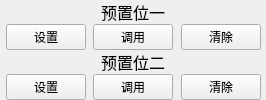
                                <widget class="QWidget" name="widget_56" native="true">
                                 <layout class="QVBoxLayout" name="verticalLayout_21">
                                  <property name="spacing">
                                   <number>0</number>
                                  </property>
                                  <property name="leftMargin">
                                   <number>0</number>
                                  </property>
                                  <property name="topMargin">
                                   <number>0</number>
                                  </property>
                                  <property name="rightMargin">
                                   <number>0</number>
                                  </property>
                                  <property name="bottomMargin">
                                   <number>0</number>
                                  </property>
                                  <item>
                                   <widget class="QWidget" name="widget_57" native="true">
                                    <layout class="QVBoxLayout" name="verticalLayout_22">
                                     <property name="spacing">
                                      <number>0</number>
                                     </property>
                                     <property name="leftMargin">
                                      <number>0</number>
                                     </property>
                                     <property name="topMargin">
                                      <number>0</number>
                                     </property>
                                     <property name="rightMargin">
                                      <number>0</number>
                                     </property>
                                     <property name="bottomMargin">
                                      <number>0</number>
                                     </property>
                                     <item>
                                      <widget class="QWidget" name="widget_58" native="true">
                                       <property name="minimumSize">
                                        <size>
                                         <width>30</width>
                                         <height>0</height>
                                        </size>
                                       </property>
                                       <property name="maximumSize">
                                        <size>
                                         <width>16777215</width>
                                         <height>30</height>
                                        </size>
                                       </property>
                                       <layout class="QHBoxLayout" name="horizontalLayout_36">
                                        <property name="spacing">
                                         <number>0</number>
                                        </property>
                                        <property name="leftMargin">
                                         <number>0</number>
                                        </property>
                                        <property name="topMargin">
                                         <number>0</number>
                                        </property>
                                        <property name="rightMargin">
                                         <number>0</number>
                                        </property>
                                        <property name="bottomMargin">
                                         <number>0</number>
                                        </property>
                                        <item>
                                         <spacer name="horizontalSpacer_58">
                                          <property name="orientation">
                                           <enum>Qt::Horizontal</enum>
                                          </property>
                                          <property name="sizeHint" stdset="0">
                                           <size>
                                            <width>57</width>
                                            <height>20</height>
                                           </size>
                                          </property>
                                         </spacer>
                                        </item>
                                        <item>
                                         <widget class="QLabel" name="label_facal_2">
                                          <property name="minimumSize">
                                           <size>
                                            <width>0</width>
                                            <height>0</height>
                                           </size>
                                          </property>
                                          <property name="font">
                                           <font>
                                            <family>微软雅黑</family>
                                            <pointsize>12</pointsize>
                                           </font>
                                          </property>
                                          <property name="text">
                                           <string>预置位一</string>
                                          </property>
                                          <property name="alignment">
                                           <set>Qt::AlignCenter</set>
                                          </property>
                                         </widget>
                                        </item>
                                        <item>
                                         <spacer name="horizontalSpacer_59">
                                          <property name="orientation">
                                           <enum>Qt::Horizontal</enum>
                                          </property>
                                          <property name="sizeHint" stdset="0">
                                           <size>
                                            <width>57</width>
                                            <height>20</height>
                                           </size>
                                          </property>
                                         </spacer>
                                        </item>
                                       </layout>
                                      </widget>
                                     </item>
                                     <item>
                                      <widget class="QWidget" name="widget_59" native="true">
                                       <layout class="QHBoxLayout" name="horizontalLayout_37">
                                        <property name="spacing">
                                         <number>2</number>
                                        </property>
                                        <property name="leftMargin">
                                         <number>0</number>
                                        </property>
                                        <property name="topMargin">
                                         <number>0</number>
                                        </property>
                                        <property name="rightMargin">
                                         <number>0</number>
                                        </property>
                                        <property name="bottomMargin">
                                         <number>0</number>
                                        </property>
                                        <item>
                                         <spacer name="horizontalSpacer_60">
                                          <property name="orientation">
                                           <enum>Qt::Horizontal</enum>
                                          </property>
                                          <property name="sizeHint" stdset="0">
                                           <size>
                                            <width>0</width>
                                            <height>20</height>
                                           </size>
                                          </property>
                                         </spacer>
                                        </item>
                                        <item>
                                         <widget class="QPushButton" name="btn_camera_set1">
                                          <property name="minimumSize">
                                           <size>
                                            <width>0</width>
                                            <height>0</height>
                                           </size>
                                          </property>
                                          <property name="focusPolicy">
                                           <enum>Qt::TabFocus</enum>
                                          </property>
                                          <property name="text">
                                           <string>设置</string>
                                          </property>
                                         </widget>
                                        </item>
                                        <item>
                                         <spacer name="horizontalSpacer_61">
                                          <property name="orientation">
                                           <enum>Qt::Horizontal</enum>
                                          </property>
                                          <property name="sizeHint" stdset="0">
                                           <size>
                                            <width>1</width>
                                            <height>20</height>
                                           </size>
                                          </property>
                                         </spacer>
                                        </item>
                                        <item>
                                         <widget class="QPushButton" name="btn_camera_get1">
                                          <property name="minimumSize">
                                           <size>
                                            <width>0</width>
                                            <height>0</height>
                                           </size>
                                          </property>
                                          <property name="focusPolicy">
                                           <enum>Qt::TabFocus</enum>
                                          </property>
                                          <property name="text">
                                           <string>调用</string>
                                          </property>
                                         </widget>
                                        </item>
                                        <item>
                                         <spacer name="horizontalSpacer_62">
                                          <property name="orientation">
                                           <enum>Qt::Horizontal</enum>
                                          </property>
                                          <property name="sizeHint" stdset="0">
                                           <size>
                                            <width>0</width>
                                            <height>20</height>
                                           </size>
                                          </property>
                                         </spacer>
                                        </item>
                                        <item>
                                         <widget class="QPushButton" name="btn_camera_clear1">
                                          <property name="minimumSize">
                                           <size>
                                            <width>0</width>
                                            <height>0</height>
                                           </size>
                                          </property>
                                          <property name="focusPolicy">
                                           <enum>Qt::TabFocus</enum>
                                          </property>
                                          <property name="text">
                                           <string>清除</string>
                                          </property>
                                         </widget>
                                        </item>
                                        <item>
                                         <spacer name="horizontalSpacer_63">
                                          <property name="orientation">
                                           <enum>Qt::Horizontal</enum>
                                          </property>
                                          <property name="sizeHint" stdset="0">
                                           <size>
                                            <width>1</width>
                                            <height>20</height>
                                           </size>
                                          </property>
                                         </spacer>
                                        </item>
                                       </layout>
                                      </widget>
                                     </item>
                                    </layout>
                                   </widget>
                                  </item>
                                  <item>
                                   <widget class="QWidget" name="widget_60" native="true">
                                    <layout class="QVBoxLayout" name="verticalLayout_23">
                                     <property name="spacing">
                                      <number>0</number>
                                     </property>
                                     <property name="leftMargin">
                                      <number>0</number>
                                     </property>
                                     <property name="topMargin">
                                      <number>0</number>
                                     </property>
                                     <property name="rightMargin">
                                      <number>0</number>
                                     </property>
                                     <property name="bottomMargin">
                                      <number>0</number>
                                     </property>
                                     <item>
                                      <widget class="QWidget" name="widget_61" native="true">
                                       <property name="minimumSize">
                                        <size>
                                         <width>30</width>
                                         <height>0</height>
                                        </size>
                                       </property>
                                       <property name="maximumSize">
                                        <size>
                                         <width>16777215</width>
                                         <height>30</height>
                                        </size>
                                       </property>
                                       <layout class="QHBoxLayout" name="horizontalLayout_38">
                                        <property name="spacing">
                                         <number>0</number>
                                        </property>
                                        <property name="leftMargin">
                                         <number>0</number>
                                        </property>
                                        <property name="topMargin">
                                         <number>0</number>
                                        </property>
                                        <property name="rightMargin">
                                         <number>0</number>
                                        </property>
                                        <property name="bottomMargin">
                                         <number>0</number>
                                        </property>
                                        <item>
                                         <spacer name="horizontalSpacer_64">
                                          <property name="orientation">
                                           <enum>Qt::Horizontal</enum>
                                          </property>
                                          <property name="sizeHint" stdset="0">
                                           <size>
                                            <width>1</width>
                                            <height>20</height>
                                           </size>
                                          </property>
                                         </spacer>
                                        </item>
                                        <item>
                                         <widget class="QLabel" name="label_facal_3">
                                          <property name="minimumSize">
                                           <size>
                                            <width>0</width>
                                            <height>0</height>
                                           </size>
                                          </property>
                                          <property name="font">
                                           <font>
                                            <family>微软雅黑</family>
                                            <pointsize>12</pointsize>
                                           </font>
                                          </property>
                                          <property name="text">
                                           <string>预置位二</string>
                                          </property>
                                          <property name="alignment">
                                           <set>Qt::AlignCenter</set>
                                          </property>
                                         </widget>
                                        </item>
                                        <item>
                                         <spacer name="horizontalSpacer_65">
                                          <property name="orientation">
                                           <enum>Qt::Horizontal</enum>
                                          </property>
                                          <property name="sizeHint" stdset="0">
                                           <size>
                                            <width>1</width>
                                            <height>20</height>
                                           </size>
                                          </property>
                                         </spacer>
                                        </item>
                                       </layout>
                                      </widget>
                                     </item>
                                     <item>
                                      <widget class="QWidget" name="widget_62" native="true">
                                       <layout class="QHBoxLayout" name="horizontalLayout_39">
                                        <property name="spacing">
                                         <number>2</number>
                                        </property>
                                        <property name="leftMargin">
                                         <number>0</number>
                                        </property>
                                        <property name="topMargin">
                                         <number>0</number>
                                        </property>
                                        <property name="rightMargin">
                                         <number>0</number>
                                        </property>
                                        <property name="bottomMargin">
                                         <number>0</number>
                                        </property>
                                        <item>
                                         <spacer name="horizontalSpacer_66">
                                          <property name="orientation">
                                           <enum>Qt::Horizontal</enum>
                                          </property>
                                          <property name="sizeHint" stdset="0">
                                           <size>
                                            <width>6</width>
                                            <height>20</height>
                                           </size>
                                          </property>
                                         </spacer>
                                        </item>
                                        <item>
                                         <widget class="QPushButton" name="btn_camera_set2">
                                          <property name="minimumSize">
                                           <size>
                                            <width>0</width>
                                            <height>0</height>
                                           </size>
                                          </property>
                                          <property name="focusPolicy">
                                           <enum>Qt::TabFocus</enum>
                                          </property>
                                          <property name="text">
                                           <string>设置</string>
                                          </property>
                                         </widget>
                                        </item>
                                        <item>
                                         <spacer name="horizontalSpacer_67">
                                          <property name="orientation">
                                           <enum>Qt::Horizontal</enum>
                                          </property>
                                          <property name="sizeHint" stdset="0">
                                           <size>
                                            <width>5</width>
                                            <height>20</height>
                                           </size>
                                          </property>
                                         </spacer>
                                        </item>
                                        <item>
                                         <widget class="QPushButton" name="btn_camera_get2">
                                          <property name="minimumSize">
                                           <size>
                                            <width>0</width>
                                            <height>0</height>
                                           </size>
                                          </property>
                                          <property name="focusPolicy">
                                           <enum>Qt::TabFocus</enum>
                                          </property>
                                          <property name="text">
                                           <string>调用</string>
                                          </property>
                                         </widget>
                                        </item>
                                        <item>
                                         <spacer name="horizontalSpacer_68">
                                          <property name="orientation">
                                           <enum>Qt::Horizontal</enum>
                                          </property>
                                          <property name="sizeHint" stdset="0">
                                           <size>
                                            <width>6</width>
                                            <height>20</height>
                                           </size>
                                          </property>
                                         </spacer>
                                        </item>
                                        <item>
                                         <widget class="QPushButton" name="btn_camera_clear2">
                                          <property name="minimumSize">
                                           <size>
                                            <width>0</width>
                                            <height>0</height>
                                           </size>
                                          </property>
                                          <property name="focusPolicy">
                                           <enum>Qt::TabFocus</enum>
                                          </property>
                                          <property name="text">
                                           <string>清除</string>
                                          </property>
                                         </widget>
                                        </item>
                                        <item>
                                         <spacer name="horizontalSpacer_69">
                                          <property name="orientation">
                                           <enum>Qt::Horizontal</enum>
                                          </property>
                                          <property name="sizeHint" stdset="0">
                                           <size>
                                            <width>5</width>
                                            <height>20</height>
                                           </size>
                                          </property>
                                         </spacer>
                                        </item>
                                       </layout>
                                      </widget>
                                     </item>
                                    </layout>
                                   </widget>
                                  </item>
                                 </layout>
                                </widget>
